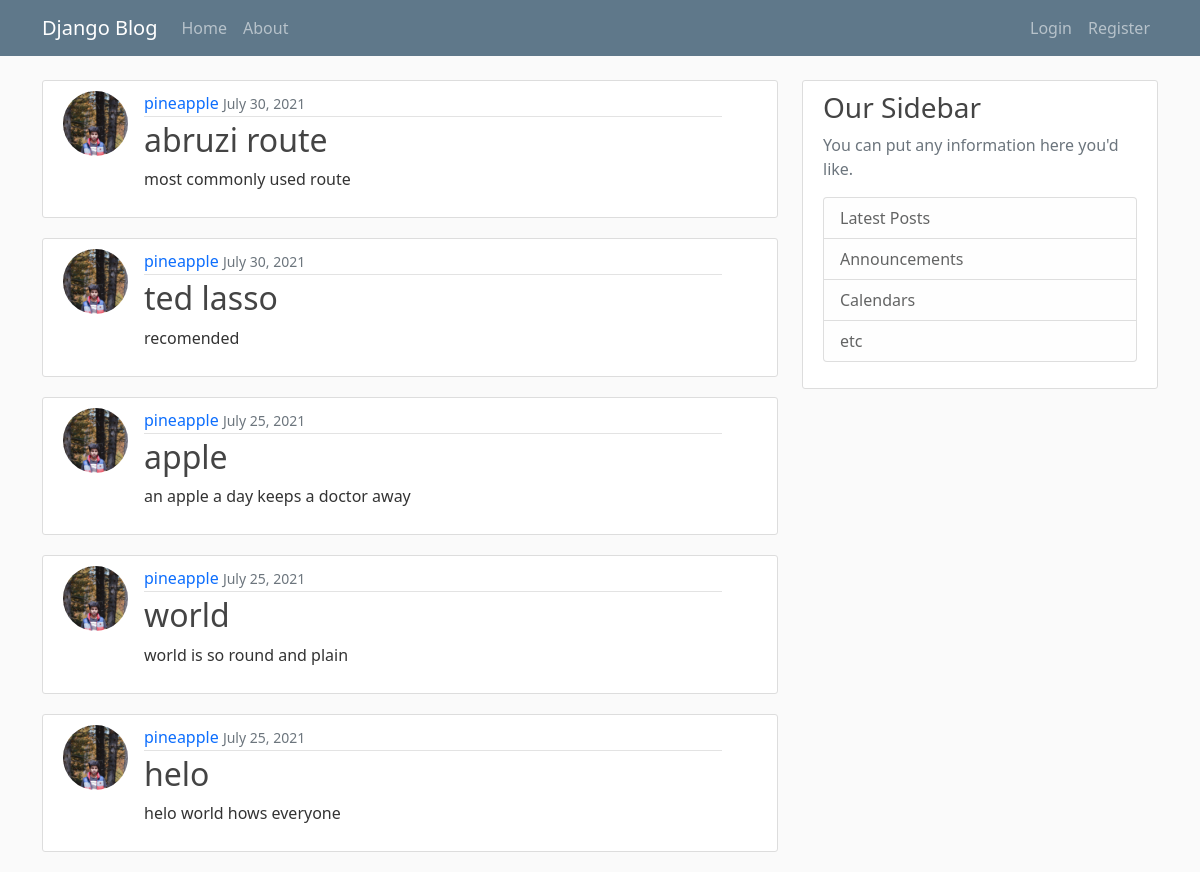
Before: / with the older database file.
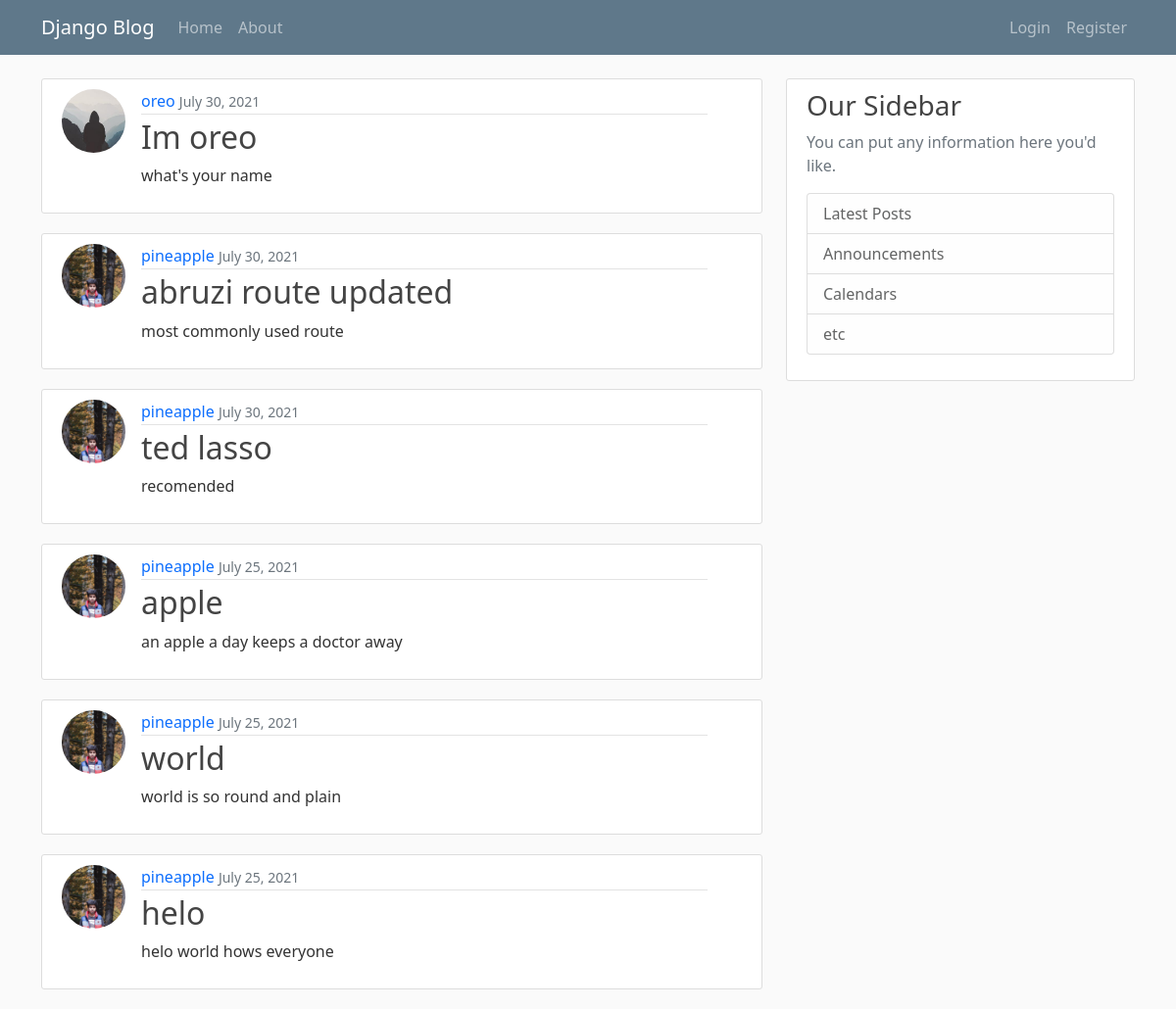
After: the same page with the newer database file.
### blog/models.py (models this page shows, shortened)
class post (models.Model):
    title = models.CharField(max_length=100)
    content = models.TextField()
    date_posted = models.DateTimeField(default=timezone.now)
    author = models.ForeignKey(User, on_delete=models.CASCADE)

### users/models.py (models this page shows, shortened)
class Profile(models.Model):
    user = models.OneToOneField(User,on_delete=models.CASCADE)
    image = models.ImageField(default='default.jpg' , upload_to="profile_pics")

### blog/views.py (the view)
# urls.py: path('',PostListView.as_view(),name='blog-home'),
class PostListView(ListView):
    model = post
    template_name = 'blog/home.html'
    context_object_name = 'posts'
    ordering = ['-date_posted']

### blog/templates/blog/home.html
{% extends 'blog/base.html' %} {% block content %} {% for post in posts %}
<article class="row g-0 media content-section">
    <img class ='col-2 rounded-circle article-img' src="{{post.author.profile.image.url}}" alt="...">
    <div class="col-10 media-body">
      <div class="article-metadata">
        <a class="mr-2" href="{%url 'profile'%}">{{ post.author }}</a>
        <small class="text-muted">{{ post.date_posted|date:"F d, Y" }}</small>
      </div>
      <h2><a class="article-title" href="{%url 'Post-View' post.id %}">{{ post.title }}</a></h2>
      <p class="article-content">{{ post.content }}</p>
    </div>
  </article>
{% endfor %} {% endblock content %}

### blog/templates/blog/base.html (shortened to what this page needs)
{% load static %}
<!DOCTYPE html>
<html>
  <head>
    <link
      href="https://cdn.jsdelivr.net/npm/bootstrap@5.0.2/dist/css/bootstrap.min.css"
      rel="stylesheet"
    />
    <link rel="stylesheet" type= "text/css" href="{% static 'blog/mian.css' %}">
  </head>
  <body>
    <header class="site-header">
        <nav class="navbar navbar-expand-md navbar-dark bg-steel fixed-top">
          <div class="container">
            <a class="navbar-brand mr-4" href="{%url 'blog-home'%}">Django Blog</a>
            <div class="collapse navbar-collapse" id="navbarToggle">
              <div class="navbar-nav mr-auto">
                <a class="nav-item nav-link" href="{%url 'blog-home'%}">Home</a>
                <a class="nav-item nav-link" href="{%url 'blog-about'%}">About</a>
              </div>
              <div class="navbar-nav ms-auto">
                {%if user.is_authenticated%}
                <a class="nav-item nav-link " href="{%url 'profile'%}"><strong>{{user.username}}</strong></a>
                <a class="nav-item nav-link " href="{%url 'logout'%}">Logout</a>
                {%else%}
                <a class="nav-item nav-link " href="{%url 'login'%}">Login</a>
                <a class="nav-item nav-link " href="{%url 'register'%}">Register</a>
                {%endif%}
              </div>
            </div>
          </div>
        </nav>
      </header>
    <main role="main" class="container">
        <div class="row">
          <div class="col-md-8">
            {% block content %}{% endblock %}
          </div>
          <div class="col-md-4">
            <div class="content-section">
              <h3>Our Sidebar</h3>
              <p class='text-muted'>You can put any information here you'd like.
                <ul class="list-group">
                  <li class="list-group-item list-group-item-light">Latest Posts</li>
                  <li class="list-group-item list-group-item-light">Announcements</li>
                  <li class="list-group-item list-group-item-light">Calendars</li>
                  <li class="list-group-item list-group-item-light">etc</li>
                </ul>
              </p>
            </div>
          </div>
        </div>
      </main>
  </body>
</html>

### blog/static/blog/mian.css (style rules this page uses)
body { background: #fafafa; color: #333333; margin-top: 5rem; }
h1, h2, h3, h4, h5, h6 { color: #444444; }
ul { margin: 0; }
.bg-steel { background-color: #5f788a; }
.site-header .navbar-nav .nav-link { float: right; }
.content-section { background: #ffffff; padding: 10px 20px; border: 1px solid #dddddd; border-radius: 3px; margin-bottom: 20px; }
.article-title { color: #444444; text-decoration: none; }
.article-content { white-space: pre-line; }
.article-img { height: 65px; width: 65px; margin-right: 16px; }
.article-metadata { padding-bottom: 1px; margin-bottom: 4px; border-bottom: 1px solid #e3e3e3; }
.article-metadata a { text-decoration: none; }

Changed rows visible on the page:
added post: author.profile.image (placeholder picture), author "oreo", date_posted "July 30, 2021", title "Im oreo", content "what's your name"
changed post "most commonly used route": title "abruzi route" → "abruzi route updated"
